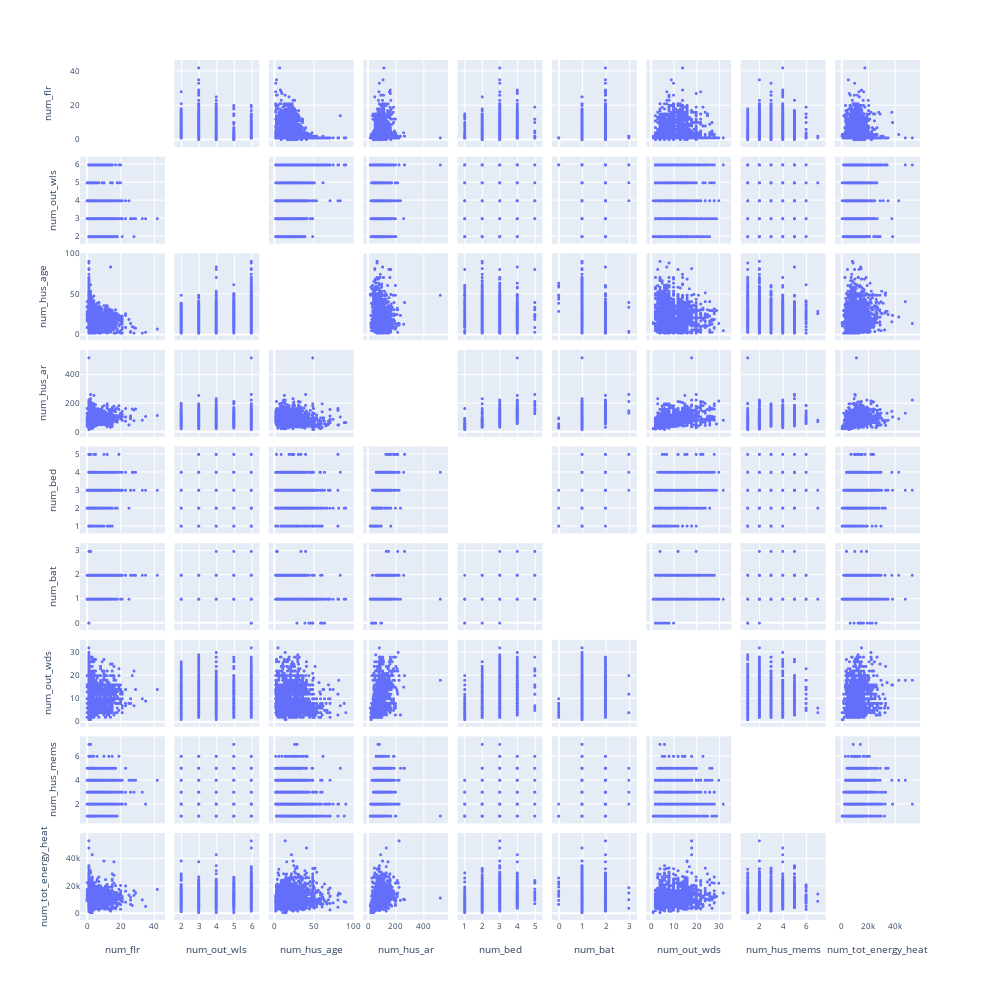

Notebook code for this chart:
### Code cell
# lst_var_num.pop(lst_var_num.index("num_hus_blt_yr"))

fig_tmp = px.scatter_matrix(df_raw[lst_var_num])

fig_tmp.update_traces(
    marker_size= 3,
    diagonal_visible= False,
)

fig_tmp.update_layout(
    font_size= 8,
    width= 1000,
    height= 1000,
)

fig_tmp.show()

### Figure 1 — Plotly figure (JSON) as saved in the notebook; plotly's stock layout.template omitted (floating-point values rounded to 4 significant figures; data arrays with more than 128 entries replaced by an {"elided": "..."} marker saying what was removed)
{"data": [{"diagonal": {"visible": false}, "dimensions": [{"axis": {"matches": true}, "label": "num_flr", "values": {"elided": "2520 int values"}}, {"axis": {"matches": true}, "label": "num_out_wls", "values": {"elided": "2520 int values"}}, {"axis": {"matches": true}, "label": "num_hus_age", "values": {"elided": "2520 int values"}}, {"axis": {"matches": true}, "label": "num_hus_ar", "values": {"elided": "2520 float values"}}, {"axis": {"matches": true}, "label": "num_bed", "values": {"elided": "2520 int values"}}, {"axis": {"matches": true}, "label": "num_bat", "values": {"elided": "2520 int values"}}, {"axis": {"matches": true}, "label": "num_out_wds", "values": {"elided": "2520 int values"}}, {"axis": {"matches": true}, "label": "num_hus_mems", "values": {"elided": "2520 int values"}}, {"axis": {"matches": true}, "label": "num_tot_energy_heat", "values": {"elided": "2520 float values"}}], "hovertemplate": "%{xaxis.title.text}=%{x}<br>%{yaxis.title.text}=%{y}<extra></extra>", "legendgroup": "", "marker": {"color": "#636efa", "size": 3, "symbol": "circle"}, "name": "", "showlegend": false, "type": "splom"}], "layout": {"dragmode": "select", "font": {"size": 8}, "height": 1000, "legend": {"tracegroupgap": 0}, "margin": {"t": 60}, "width": 1000}}
